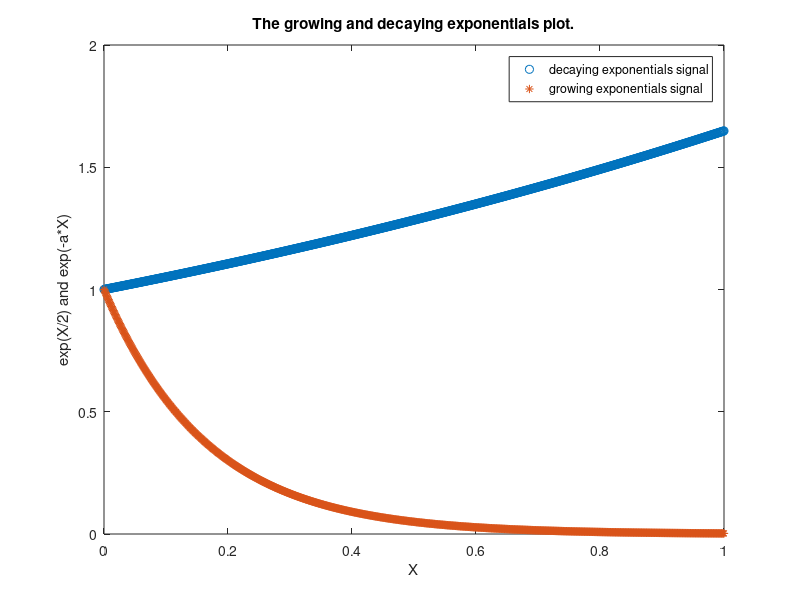

MATLAB code to generate this figure:
%Write a script that will visualize both the growing anddecaying exponentials. Note that the time scale mustbe continuous and observe the changes.
% Prompt the continuous the growing exponential signal
X = 0:0.001:1;
Y = exp(X/2);
plot(X,Y,'o')
% Prompt the continuous decaying exponentials signal
hold on
a = 6;
Z = exp(-a*X);
plot(X,Z ,'*');
legend('decaying exponentials signal', 'growing exponentials signal')
xlabel('X')
ylabel('exp(X/2) and exp(-a*X)')
title('The growing and decaying exponentials plot.')